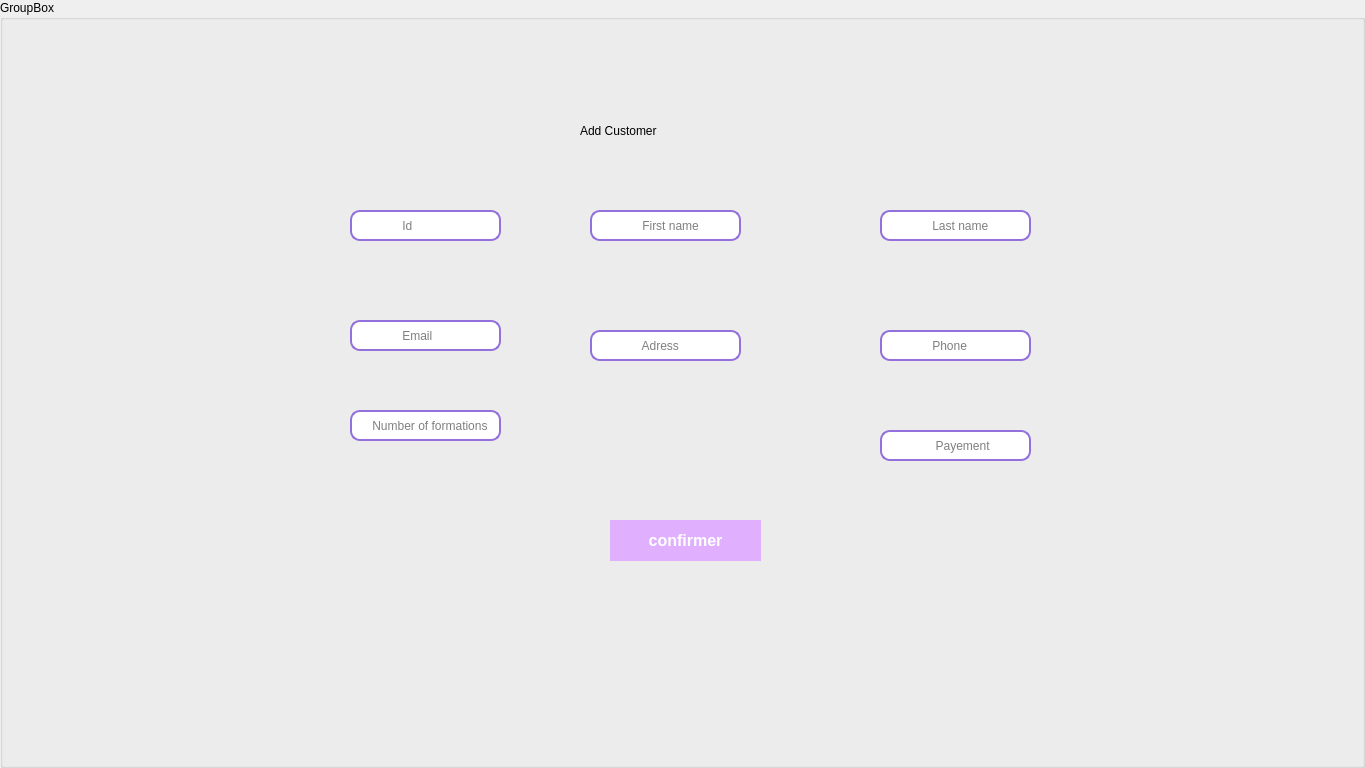
   <widget class="QGroupBox" name="ajout_client">
    <property name="geometry">
     <rect>
      <x>2000</x>
      <y>0</y>
      <width>1365</width>
      <height>768</height>
     </rect>
    </property>
    <property name="title">
     <string>GroupBox</string>
    </property>
    <widget class="QLabel" name="backajout">
     <property name="geometry">
      <rect>
       <x>10</x>
       <y>0</y>
       <width>1365</width>
       <height>768</height>
      </rect>
     </property>
     <property name="styleSheet">
      <string notr="true">background-image: url(:/new/prefix1/image/ajout.png);</string>
     </property>
     <property name="text">
      <string/>
     </property>
    </widget>
    <widget class="QLabel" name="label_45">
     <property name="geometry">
      <rect>
       <x>580</x>
       <y>90</y>
       <width>391</width>
       <height>81</height>
      </rect>
     </property>
     <property name="styleSheet">
      <string notr="true">font: 26pt &quot;MV Boli&quot;;
background-color: rgba(255, 255, 255, 0);</string>
     </property>
     <property name="text">
      <string>Add Customer</string>
     </property>
    </widget>
    <widget class="QPushButton" name="confirmerclient">
     <property name="geometry">
      <rect>
       <x>610</x>
       <y>520</y>
       <width>151</width>
       <height>41</height>
      </rect>
     </property>
     <property name="styleSheet">
      <string notr="true">QPushButton {
	font: 10pt &quot;MS Shell Dlg 2&quot;;

    border: 2px solid #76B900;
    padding: 10px 20px;
    font-size: 16px;
    font-weight: bold;
    text-transform: uppercase;
    transition: background 0.3s, border 0.3s, color 0.3s;
    background-color: #E0B0FF;
    border-radius: 35px;
    border-color: #E0B0FF; /* Couleur verte transformée en mauve */
    color: rgb(255, 255, 255);
}

QPushButton:hover {
    border-radius: 25px;
    background: purple; /* Couleur noire transformée en blanc */
    color: #fff;
}

QPushButton:pressed {
    background-color: qlineargradient(x1: 0, y1: 0, x2: 1, y2: 1,
                                      stop: 0 #2E2E2E, stop: 0.5 rgb(43, 208, 31), stop: 1 #2E2E2E);
    border-color: white; /* Couleur verte transformée en mauve */
    color: #eee;
}</string>
     </property>
     <property name="text">
      <string>confirmer</string>
     </property>
    </widget>
    <widget class="QLineEdit" name="prenom_7">
     <property name="geometry">
      <rect>
       <x>350</x>
       <y>210</y>
       <width>151</width>
       <height>31</height>
      </rect>
     </property>
     <property name="styleSheet">
      <string notr="true">QLineEdit {
    border: 2px solid #9370DB; /* Bordure mauve */
    border-radius: 10px; /* Coins arrondis */
    padding: 5px; /* Espacement interne */
    background-color: #FFFFFF; /* Couleur de fond */
    color: #000000; /* Couleur du texte */
}

QLineEdit:hover {
    border-color: #7E57C2; /* Bordure mauve foncé au survol */
}

QLineEdit:focus {
    border-color: #5E35B1; /* Bordure mauve foncé lorsqu'il est en focus */
}</string>
     </property>
     <property name="text">
      <string/>
     </property>
     <property name="placeholderText">
      <string>             Id</string>
     </property>
    </widget>
    <widget class="QLineEdit" name="prenom_8">
     <property name="geometry">
      <rect>
       <x>590</x>
       <y>210</y>
       <width>151</width>
       <height>31</height>
      </rect>
     </property>
     <property name="styleSheet">
      <string notr="true">QLineEdit {
    border: 2px solid #9370DB; /* Bordure mauve */
    border-radius: 10px; /* Coins arrondis */
    padding: 5px; /* Espacement interne */
    background-color: #FFFFFF; /* Couleur de fond */
    color: #000000; /* Couleur du texte */
}

QLineEdit:hover {
    border-color: #7E57C2; /* Bordure mauve foncé au survol */
}

QLineEdit:focus {
    border-color: #5E35B1; /* Bordure mauve foncé lorsqu'il est en focus */
}</string>
     </property>
     <property name="text">
      <string/>
     </property>
     <property name="placeholderText">
      <string>             First name</string>
     </property>
    </widget>
    <widget class="QLineEdit" name="prenom_9">
     <property name="geometry">
      <rect>
       <x>880</x>
       <y>210</y>
       <width>151</width>
       <height>31</height>
      </rect>
     </property>
     <property name="styleSheet">
      <string notr="true">QLineEdit {
    border: 2px solid #9370DB; /* Bordure mauve */
    border-radius: 10px; /* Coins arrondis */
    padding: 5px; /* Espacement interne */
    background-color: #FFFFFF; /* Couleur de fond */
    color: #000000; /* Couleur du texte */
}

QLineEdit:hover {
    border-color: #7E57C2; /* Bordure mauve foncé au survol */
}

QLineEdit:focus {
    border-color: #5E35B1; /* Bordure mauve foncé lorsqu'il est en focus */
}</string>
     </property>
     <property name="text">
      <string/>
     </property>
     <property name="placeholderText">
      <string>             Last name</string>
     </property>
    </widget>
    <widget class="QLineEdit" name="prenom_13">
     <property name="geometry">
      <rect>
       <x>590</x>
       <y>330</y>
       <width>151</width>
       <height>31</height>
      </rect>
     </property>
     <property name="styleSheet">
      <string notr="true">QLineEdit {
    border: 2px solid #9370DB; /* Bordure mauve */
    border-radius: 10px; /* Coins arrondis */
    padding: 5px; /* Espacement interne */
    background-color: #FFFFFF; /* Couleur de fond */
    color: #000000; /* Couleur du texte */
}

QLineEdit:hover {
    border-color: #7E57C2; /* Bordure mauve foncé au survol */
}

QLineEdit:focus {
    border-color: #5E35B1; /* Bordure mauve foncé lorsqu'il est en focus */
}</string>
     </property>
     <property name="text">
      <string/>
     </property>
     <property name="placeholderText">
      <string>             Adress</string>
     </property>
    </widget>
    <widget class="QLineEdit" name="prenom_15">
     <property name="geometry">
      <rect>
       <x>880</x>
       <y>330</y>
       <width>151</width>
       <height>31</height>
      </rect>
     </property>
     <property name="styleSheet">
      <string notr="true">QLineEdit {
    border: 2px solid #9370DB; /* Bordure mauve */
    border-radius: 10px; /* Coins arrondis */
    padding: 5px; /* Espacement interne */
    background-color: #FFFFFF; /* Couleur de fond */
    color: #000000; /* Couleur du texte */
}

QLineEdit:hover {
    border-color: #7E57C2; /* Bordure mauve foncé au survol */
}

QLineEdit:focus {
    border-color: #5E35B1; /* Bordure mauve foncé lorsqu'il est en focus */
}</string>
     </property>
     <property name="text">
      <string/>
     </property>
     <property name="placeholderText">
      <string>             Phone</string>
     </property>
    </widget>
    <widget class="QLineEdit" name="prenom_16">
     <property name="geometry">
      <rect>
       <x>880</x>
       <y>430</y>
       <width>151</width>
       <height>31</height>
      </rect>
     </property>
     <property name="styleSheet">
      <string notr="true">QLineEdit {
    border: 2px solid #9370DB; /* Bordure mauve */
    border-radius: 10px; /* Coins arrondis */
    padding: 5px; /* Espacement interne */
    background-color: #FFFFFF; /* Couleur de fond */
    color: #000000; /* Couleur du texte */
}

QLineEdit:hover {
    border-color: #7E57C2; /* Bordure mauve foncé au survol */
}

QLineEdit:focus {
    border-color: #5E35B1; /* Bordure mauve foncé lorsqu'il est en focus */
}</string>
     </property>
     <property name="text">
      <string/>
     </property>
     <property name="placeholderText">
      <string>              Payement</string>
     </property>
    </widget>
    <widget class="QLineEdit" name="prenom_17">
     <property name="geometry">
      <rect>
       <x>350</x>
       <y>410</y>
       <width>151</width>
       <height>31</height>
      </rect>
     </property>
     <property name="styleSheet">
      <string notr="true">QLineEdit {
    border: 2px solid #9370DB; /* Bordure mauve */
    border-radius: 10px; /* Coins arrondis */
    padding: 5px; /* Espacement interne */
    background-color: #FFFFFF; /* Couleur de fond */
    color: #000000; /* Couleur du texte */
}

QLineEdit:hover {
    border-color: #7E57C2; /* Bordure mauve foncé au survol */
}

QLineEdit:focus {
    border-color: #5E35B1; /* Bordure mauve foncé lorsqu'il est en focus */
}</string>
     </property>
     <property name="text">
      <string/>
     </property>
     <property name="placeholderText">
      <string>    Number of formations</string>
     </property>
    </widget>
    <widget class="QLineEdit" name="prenom_10">
     <property name="geometry">
      <rect>
       <x>350</x>
       <y>320</y>
       <width>151</width>
       <height>31</height>
      </rect>
     </property>
     <property name="styleSheet">
      <string notr="true">QLineEdit {
    border: 2px solid #9370DB; /* Bordure mauve */
    border-radius: 10px; /* Coins arrondis */
    padding: 5px; /* Espacement interne */
    background-color: #FFFFFF; /* Couleur de fond */
    color: #000000; /* Couleur du texte */
}

QLineEdit:hover {
    border-color: #7E57C2; /* Bordure mauve foncé au survol */
}

QLineEdit:focus {
    border-color: #5E35B1; /* Bordure mauve foncé lorsqu'il est en focus */
}</string>
     </property>
     <property name="text">
      <string/>
     </property>
     <property name="placeholderText">
      <string>             Email</string>
     </property>
    </widget>
   </widget>
